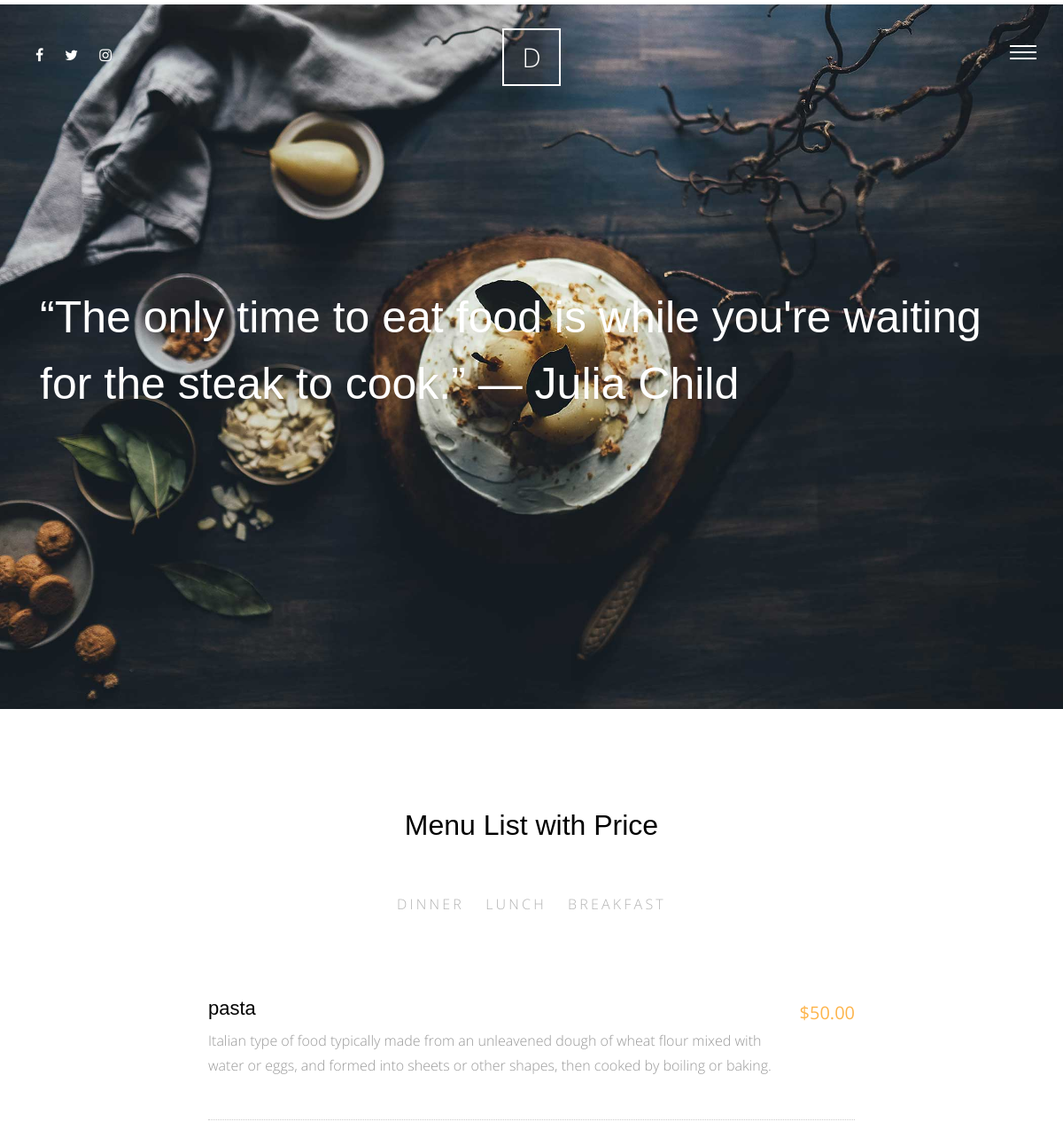
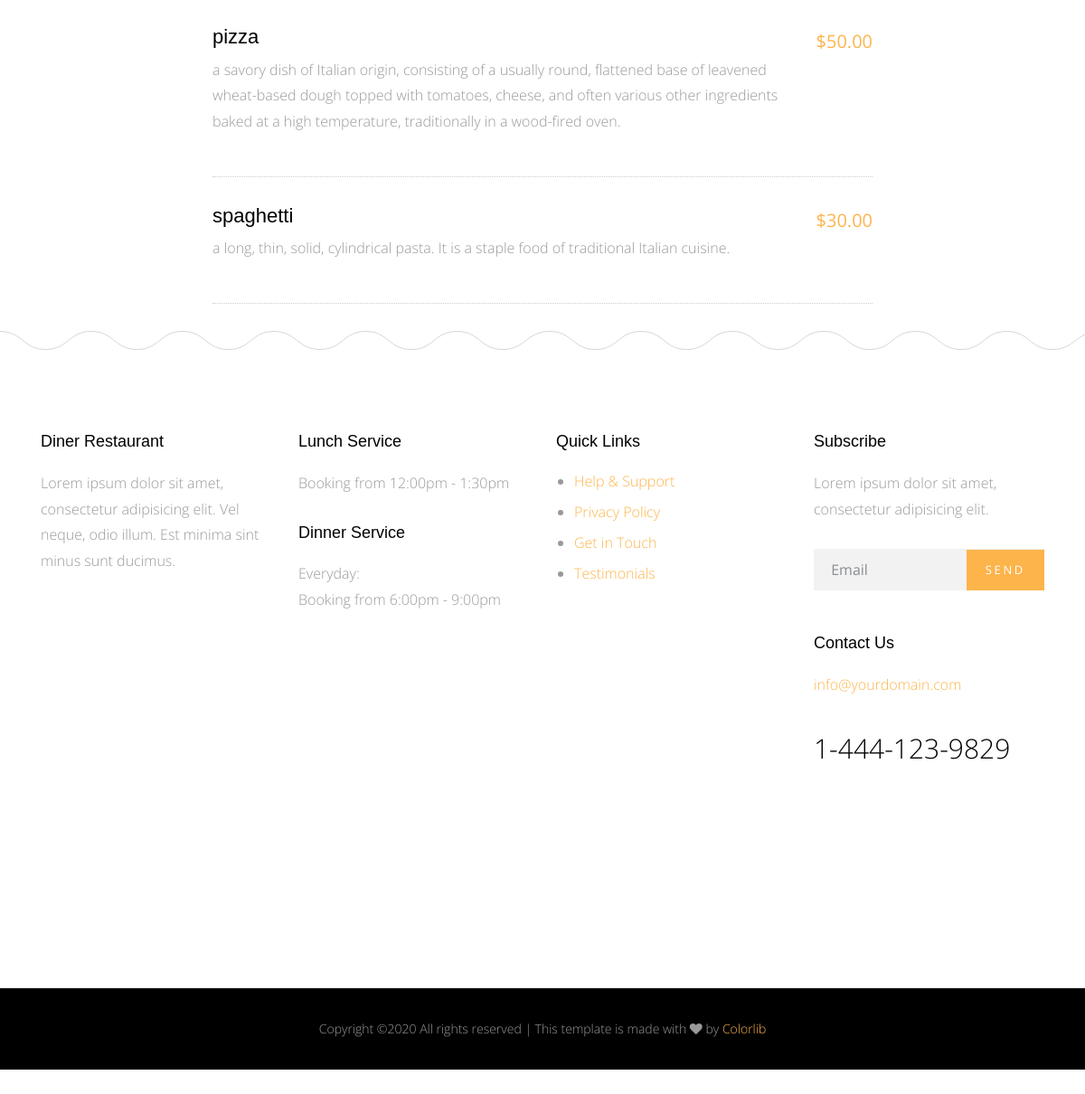
The page / on the database its author committed (2 pictures, top to bottom).
### meals/models.py (models this page shows, shortened)
class Category(models.Model):
    name = models.CharField(max_length=30)
    def __str__(self):
        return self.name
    class Meta:
        verbose_name_plural = 'Categories'

class Meals(models.Model):
    name = models.CharField(max_length=50)
    description = models.TextField(max_length=500)
    people = models.IntegerField()
    price = models.DecimalField(max_digits=5, decimal_places=2)
    preperation_time = models.IntegerField()
    image = models.ImageField(upload_to='meals/')
    slug = models.SlugField(blank=True, null=True)
    category = models.ForeignKey('Category', on_delete=models.SET_NULL, null=True)
    class Meta:
        verbose_name_plural = 'Meals'

### meals/views.py (the view)
# urls.py: path('', views.meal_list, name='meal_list'),
def meal_list(request):
    categories = Category.objects.all()
    meal_list = Meals.objects.all()
    contex = {'meal_list': meal_list,
              "categories": categories,}
    return render(request, 'Meals/list.html', contex)

### meals/templates/Meals/list.html
{% extends 'base.html' %}
{% load static %}

### templates/base.html (shortened to what this page needs)
{% load static %}
<!doctype html>
<html lang="en">
<head>
    <link rel="stylesheet" href="{% static 'sites_static/css/bootstrap.css' %}">
    <link rel="stylesheet" href="{% static 'sites_static/css/animate.css' %}">
    <link rel="stylesheet" href="{% static 'sites_static/css/owl.carousel.min.css' %}">
    <link rel="stylesheet" href="{% static 'sites_static/css/magnific-popup.css' %}">
    <link rel="stylesheet" href="{% static 'sites_static/css/aos.css' %}">
    <link rel="stylesheet" href="{% static 'sites_static/css/bootstrap-datepicker.css' %}">
    <link rel="stylesheet" href="{% static 'sites_static/css/jquery.timepicker.css' %}">
    <link rel="stylesheet" href="{% static 'sites_static/fonts/ionicons/css/ionicons.min.css' %}">
    <link rel="stylesheet" href="{% static 'sites_static/fonts/fontawesome/css/font-awesome.min.css' %}">
    <link rel="stylesheet" href="{% static 'sites_static/fonts/flaticon/font/flaticon.css' %}">
    <link rel="stylesheet" href="{% static 'sites_static/css/style.css' %}">
</head>
<body>
<div class="site-wrap">
    <header class="site-header">
        <div class="row align-items-center">
            <div class="col-5 col-md-3">
                <ul class="list-unstyled social">
                    <li><a href="#"><span class="fa fa-facebook"></span></a></li>
                    <li><a href="#"><span class="fa fa-twitter"></span></a></li>
                    <li><a href="#"><span class="fa fa-instagram"></span></a></li>
                </ul>
            </div>
            <div class="col-2 col-md-6 text-center">
                <a href="index.html" class="site-logo">D</a>
            </div>
            <div class="col-5 col-md-3 text-right menu-burger-wrap">
                <a href="#" class="site-nav-toggle js-site-nav-toggle"><i></i></a>
            </div>
        </div>
    </header>
    <div class="main-wrap">
        <div class="cover_1">
            <div class="img_bg" style="background-image:  url({% static 'sites_static/img/slider-1.jpg' %});"
                 data-stellar-background-ratio="0.5">
                <div class="container">
                    <div class="row align-items-center">
                        <div class="col-md-12" data-aos="fade-up">
                            <h2 class="heading">“The only time to eat food is while you're waiting for the steak to
                                cook.”
                                ― Julia Child</h2>
                        </div>
                    </div>
                </div>
            </div>
        </div>
        <div class="section">
            <div class="container">
                <div class="row justify-content-center">
                    <div class="col-md-8" data-aos="fade-up">
                        <h2 class="mb-5 text-center">Menu List with Price</h2>
                        <ul class="nav site-tab-nav" id="pills-tab" role="tablist">
                            {% for category in categories %}
                            <li class="nav-item">
                                <a class="nav-link " id="{{category}}-tab" data-toggle="pill" href="#{{category}}"
                                   role="tab" aria-controls="{{category}}" aria-selected="true">{{category.name}}</a>
                            </li>
                            {% endfor %}
                        </ul>
    {% block com %}
            {% for category in categories %}
                        <div class="tab-pane fade show active" id="{{category}}" role="tabpanel"
                             aria-labelledby="{{category}}-tab">
                  {% for meal in meal_list %}
                              {% if meal.category == category %}
                                <div class="d-block d-md-flex menu-food-item">
                                    <div class="text order-1 mb-3">
                                        <h3><a href="{% url 'meals:meal_detail' meal.slug %}">{{ meal.name }}</a></h3>
                                        <p>{{ meal.description }}</p>
                                    </div>
                                    <div class="price order-2">
                                        <strong>${{ meal.price }}</strong>
                                    </div>
                                </div>
                              {% endif %}
                            {% endfor %}
            {% endfor %}
    {% endblock %}
                        </div>
                    </div>
                </div>
            </div>
        </div>
    </div>
<footer>
    <div class="site-footer">
        <div class="container">
            <div class="row small-gutters mb-5">
                <div class="col-md-6 col-lg-3 mb-5" data-aos="fade" data-aos-delay="100">
                    <div class="footer-widget">
                        <h3>Diner Restaurant</h3>
                        <p>Lorem ipsum dolor sit amet, consectetur adipisicing elit. Vel neque, odio illum. Est minima
                            sint minus sunt ducimus.</p>
                    </div>
                </div>
                <div class="col-md-6 col-lg-3 mb-5" data-aos="fade" data-aos-delay="200">
                    <div class="footer-widget">
                        <h3>Lunch Service</h3>
                        <p>Booking from 12:00pm - 1:30pm</p>
                        <h3>Dinner Service</h3>
                        <p>Everyday: <br> Booking from 6:00pm - 9:00pm</p>
                    </div>
                </div>
                <div class="col-md-6 col-lg-3 mb-5" data-aos="fade" data-aos-delay="300">
                    <div class="footer-widget">
                        <h3>Quick Links</h3>
                        <ul>
                            <li><a href="#">Help &amp; Support</a></li>
                            <li><a href="#">Privacy Policy</a></li>
                            <li><a href="#">Get in Touch</a></li>
                            <li><a href="#">Testimonials</a></li>
                        </ul>
                    </div>
                </div>
                <div class="col-md-6 col-lg-3 mb-5" data-aos="fade" data-aos-delay="400">
                    <div class="footer-widget footer-contact-widget">
                        <h3>Subscribe</h3>
                        <p>Lorem ipsum dolor sit amet, consectetur adipisicing elit.</p>
                        <form action="" class="form-subscribe mb-5">
                            <div class="form-group form-field">
                                <input type="submit" value="Send" class="btn btn-primary">
                                <input type="text" class="form-control" placeholder="Email">
                            </div>
                        </form>
                        <h3>Contact Us</h3>
                        <p class="contact-email">info@yourdomain.com</p>
                        <p class="contact-phone">1-444-123-9829</p>
                    </div>
                </div>
            </div>
        </div>
    </div>
</footer>
<div class="site-footer-copyright">
    <div class="container">
        <div class="row">
            <p class="footer-text col-md-12">
                Copyright &copy;<script>document.write(new Date().getFullYear());</script>
                All rights reserved | This template is made with <i class="fa fa-heart" aria-hidden="true"></i> by <a
                    href="https://colorlib.com" target="_blank">Colorlib</a>
                </p>
        </div>
    </div>
</div>
</div>
</body>
</html>

### rows shown on the page
Category: name "DINNER"
Category: name "LUNCH"
Category: name "BREAKFAST"
Meals: name "pasta", description "Italian type of food typically made from an unleavened dough of wheat flour mixed with water or eggs, and formed into sheets or other shapes, then cooked by boiling or baking.", price "50.00"
Meals: name "pizza", description "a savory dish of Italian origin, consisting of a usually round, flattened base of leavened wheat-based dough topped with tomatoes, cheese, and often various other ingredients baked at a high temperature, traditionally in a wood-fired oven.", price "50.00"
Meals: name "spaghetti", description "a long, thin, solid, cylindrical pasta. It is a staple food of traditional Italian cuisine.", price "30.00"
